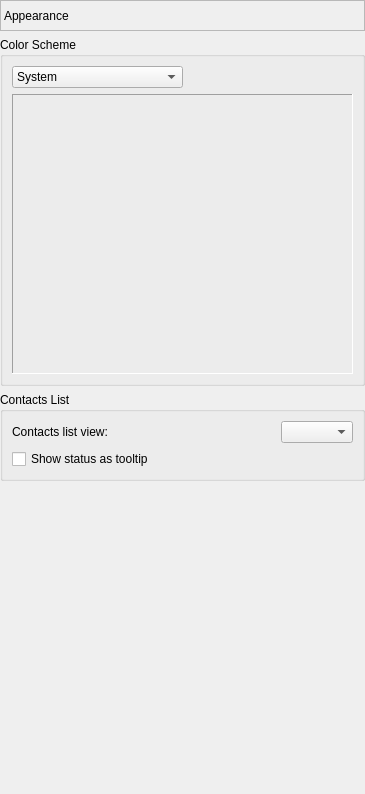
       <widget class="QWidget" name="pageThemes">
        <property name="enabled">
         <bool>true</bool>
        </property>
        <layout class="QVBoxLayout" name="verticalLayout_31">
         <property name="leftMargin">
          <number>0</number>
         </property>
         <property name="topMargin">
          <number>0</number>
         </property>
         <property name="rightMargin">
          <number>0</number>
         </property>
         <property name="bottomMargin">
          <number>0</number>
         </property>
         <item>
          <widget class="QLabel" name="lblThemePage">
           <property name="minimumSize">
            <size>
             <width>0</width>
             <height>31</height>
            </size>
           </property>
           <property name="maximumSize">
            <size>
             <width>16777215</width>
             <height>31</height>
            </size>
           </property>
           <property name="frameShape">
            <enum>QFrame::Shape::StyledPanel</enum>
           </property>
           <property name="frameShadow">
            <enum>QFrame::Shadow::Sunken</enum>
           </property>
           <property name="text">
            <string>Appearance</string>
           </property>
          </widget>
         </item>
         <item>
          <widget class="QGroupBox" name="grpChatTheme">
           <property name="title">
            <string>Color Scheme</string>
           </property>
           <layout class="QVBoxLayout" name="verticalLayout_30">
            <item>
             <layout class="QHBoxLayout" name="horizontalLayout_25">
              <item>
               <widget class="QComboBox" name="cboTheme">
                <property name="sizePolicy">
                 <sizepolicy hsizetype="Expanding" vsizetype="Fixed">
                  <horstretch>0</horstretch>
                  <verstretch>0</verstretch>
                 </sizepolicy>
                </property>
                <item>
                 <property name="text">
                  <string>System</string>
                 </property>
                </item>
                <item>
                 <property name="text">
                  <string>Light</string>
                 </property>
                </item>
                <item>
                 <property name="text">
                  <string>Dark</string>
                 </property>
                </item>
               </widget>
              </item>
              <item>
               <spacer name="horizontalSpacer_23">
                <property name="orientation">
                 <enum>Qt::Orientation::Horizontal</enum>
                </property>
                <property name="sizeHint" stdset="0">
                 <size>
                  <width>40</width>
                  <height>20</height>
                 </size>
                </property>
               </spacer>
              </item>
             </layout>
            </item>
            <item>
             <widget class="QFrame" name="fraMessageLog">
              <property name="minimumSize">
               <size>
                <width>341</width>
                <height>280</height>
               </size>
              </property>
              <property name="frameShape">
               <enum>QFrame::Shape::Panel</enum>
              </property>
              <property name="frameShadow">
               <enum>QFrame::Shadow::Sunken</enum>
              </property>
              <layout class="QVBoxLayout" name="verticalLayout_29">
               <property name="leftMargin">
                <number>0</number>
               </property>
               <property name="topMargin">
                <number>0</number>
               </property>
               <property name="rightMargin">
                <number>0</number>
               </property>
               <property name="bottomMargin">
                <number>0</number>
               </property>
               <item>
                <layout class="QHBoxLayout" name="logLayout"/>
               </item>
              </layout>
             </widget>
            </item>
           </layout>
          </widget>
         </item>
         <item>
          <widget class="QGroupBox" name="groupBox">
           <property name="title">
            <string>Contacts List</string>
           </property>
           <layout class="QVBoxLayout" name="verticalLayout_35">
            <item>
             <layout class="QHBoxLayout" name="horizontalLayout_27">
              <item>
               <widget class="QLabel" name="lblUserListView">
                <property name="text">
                 <string>Contacts list view:</string>
                </property>
               </widget>
              </item>
              <item>
               <spacer name="horizontalSpacer_27">
                <property name="orientation">
                 <enum>Qt::Orientation::Horizontal</enum>
                </property>
                <property name="sizeHint" stdset="0">
                 <size>
                  <width>40</width>
                  <height>20</height>
                 </size>
                </property>
               </spacer>
              </item>
              <item>
               <widget class="QComboBox" name="cboUserListView"/>
              </item>
             </layout>
            </item>
            <item>
             <widget class="QCheckBox" name="chkUserListToolTip">
              <property name="text">
               <string>Show status as tooltip</string>
              </property>
             </widget>
            </item>
           </layout>
          </widget>
         </item>
         <item>
          <spacer name="verticalSpacer_9">
           <property name="orientation">
            <enum>Qt::Orientation::Vertical</enum>
           </property>
           <property name="sizeHint" stdset="0">
            <size>
             <width>20</width>
             <height>313</height>
            </size>
           </property>
          </spacer>
         </item>
        </layout>
       </widget>
